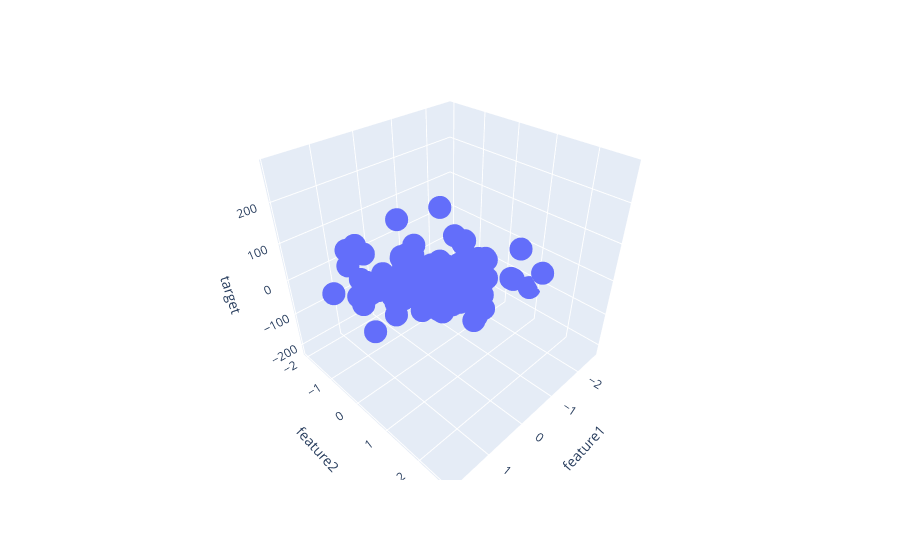

Source (notebook cell):
### Code cell
fig = px.scatter_3d(df, x="feature1", y="feature2", z="target")
fig.show()
